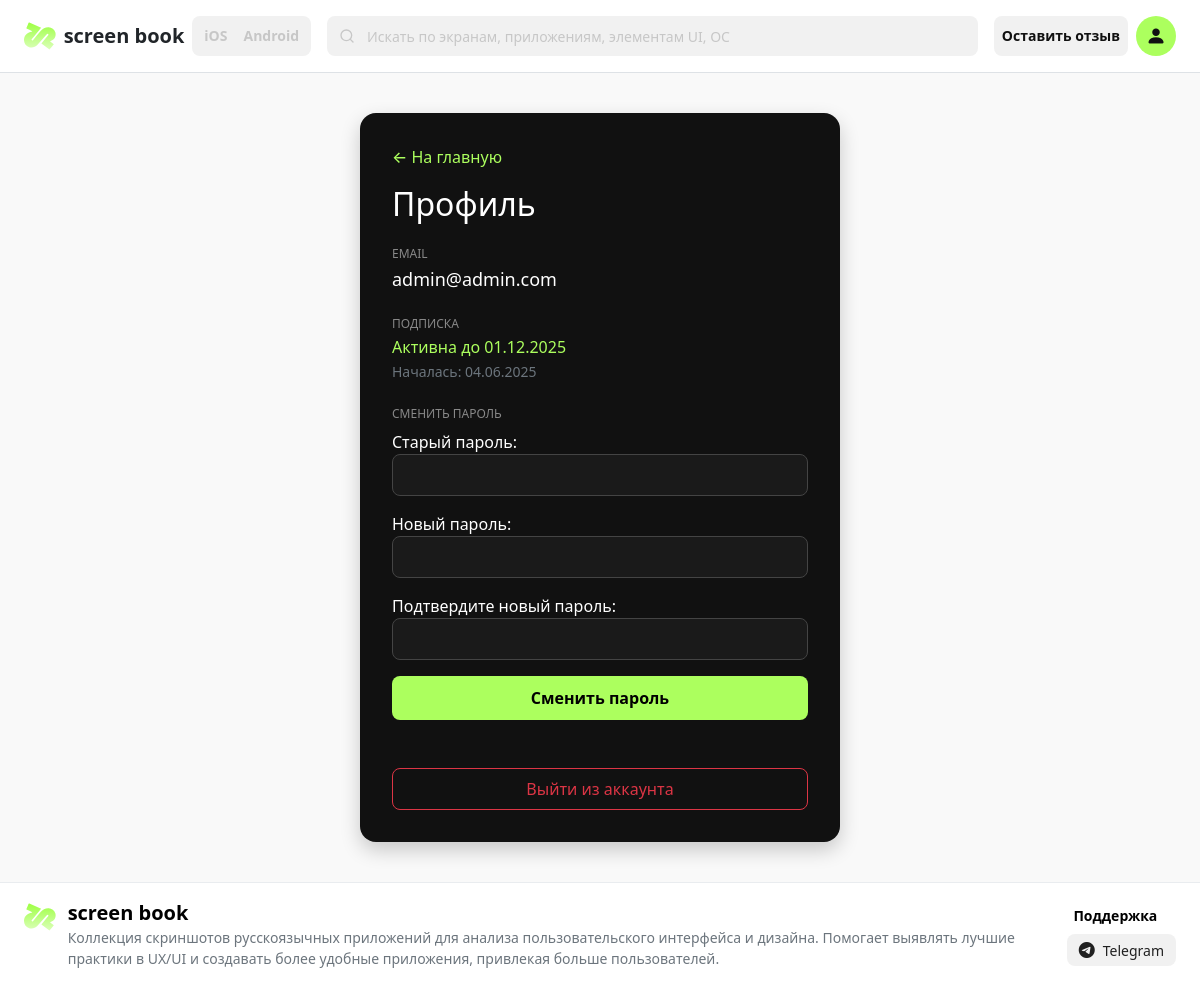
The page /account/ (signed in) on the database its author committed.
### web/models.py (models this page shows, shortened)
class CustomUser(AbstractBaseUser, PermissionsMixin):
    email               = models.EmailField(_("email address"), unique=True)
    first_name          = models.CharField(_("first name"), max_length=150, blank=True)
    last_name           = models.CharField(_("last name"), max_length=150, blank=True)
    is_staff            = models.BooleanField(default=False)
    is_active           = models.BooleanField(default=True)
    date_joined        = models.DateTimeField(default=timezone.now)
    is_subscribed       = models.BooleanField(default=False)
    subscription_start  = models.DateTimeField(null=True, blank=True)
    subscription_end    = models.DateTimeField(null=True, blank=True)
    payment_profile     = models.CharField(
        max_length=255,
        blank=True,
        help_text="ID платёжного профиля (например, Stripe customer ID)"
    )
    objects = CustomUserManager()
    USERNAME_FIELD = "email"
    REQUIRED_FIELDS = []

### web/views.py (the view)
# urls.py: path("account/", views.account_view, name="account"),
@csrf_exempt
@login_required
def account_view(request):
    form = PasswordChangeForm(request.user, request.POST or None)
    if request.method == 'POST' and form.is_valid():
        form.save()
        update_session_auth_hash(request, form.user)
        return redirect('account')
    return render(request, 'account.html', {'form': CustomPasswordChangeForm(request.user), 'now': timezone.now()})

### web/forms.py
class CustomPasswordChangeForm(PasswordChangeForm):
    old_password = forms.CharField(
        label="Старый пароль",
        widget=forms.PasswordInput(attrs={'autocomplete': 'current-password'})
    )
    new_password1 = forms.CharField(
        label="Новый пароль",
        widget=forms.PasswordInput(attrs={'autocomplete': 'new-password'})
    )
    new_password2 = forms.CharField(
        label="Подтвердите новый пароль",
        widget=forms.PasswordInput(attrs={'autocomplete': 'new-password'})
    )

### web/templates/account.html (shortened to what this page needs)
{% extends "base.html" %}
{% load static %}
{% load widget_tweaks %}
{% block content %}
<div class="account-page-wrapper d-flex align-items-center justify-content-center">
  <div class="account-card">
    <a href="{% url 'home' %}" class="account-back-btn">← На главную</a>
    <h2 class="mb-4 mt-3">Профиль</h2>
    <div class="mb-4">
      <h6 class="account-label">Email</h6>
      <div class="account-value">{{ user.email }}</div>
    </div>
    <div class="mb-4">
      <h6 class="account-label">Подписка</h6>
      {% if user.is_subscribed and user.subscription_end and user.subscription_end > now %}
        <div class="account-status-active">Активна до {{ user.subscription_end|date:"d.m.Y" }}</div>
        <small class="text-secondary">Началась: {{ user.subscription_start|date:"d.m.Y" }}</small>
      {% endif %}
    </div>
    <div>
      <h6 class="account-label mb-2">Сменить пароль</h6>
      <form method="post" action="{% url 'password_change' %}">
        {% for field in form %}
          <div class="mb-3">
            {{ field.label_tag }}
            {{ field|add_class:"account-input" }}
          </div>
        {% endfor %}
        <button type="submit" class="account-submit-btn">Сменить пароль</button>
      </form>
    </div>
    <form method="post" action="{% url 'logout' %}">
        <button type="submit" class="account-logout-btn mt-5">Выйти из аккаунта</button>
    </form>
  </div>
</div>
{% endblock %}

### web/static/style/style.css (style rules this page uses)
body { min-height: 100vh; }
::placeholder { color: #ACFF5E !important; opacity: 1 !important; }
.account-page-wrapper { min-height: 90vh; background-color: #f9f9f9; padding: 40px 20px; }
.account-card { background-color: #111; color: #fff; border-radius: 16px; padding: 32px; max-width: 480px; width: 100%; box-shadow: 0 8px 20px rgba(0,0,0,0.2); }
.account-label { text-transform: uppercase; font-size: 12px; color: #888; margin-bottom: 4px; }
.account-value { font-size: 18px; font-weight: 500; }
.account-status-active { color: #ACFF5E; font-weight: 500; }
.account-input { background-color: #1a1a1a; color: #fff; border: 1px solid #444; border-radius: 8px; padding: 8px 12px; width: 100%; }
.account-submit-btn { width: 100%; background-color: #ACFF5E; color: #000; font-weight: 600; border: none; border-radius: 8px; padding: 10px; transition: background 0.2s; }
.account-logout-btn { background-color: transparent; color: #dc3545; border: 1px solid #dc3545; padding: 8px 16px; border-radius: 8px; font-weight: 500; transition: all 0.2s; width: 100%; }
.account-back-btn { color: #ACFF5E; font-weight: 500; text-decoration: none; transition: color 0.2s ease; }

### rows shown on the page
CustomUser: email "admin@admin.com", subscription_end "01.12.2025", subscription_start "04.06.2025"

### other values the page prints
{{ field.label_tag }} "Старый пароль:" "Новый пароль:" "Подтвердите новый пароль:"
